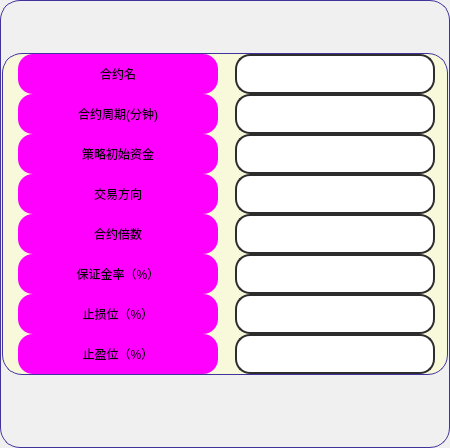
          <widget class="QFrame" name="frame_36">
           <property name="sizePolicy">
            <sizepolicy hsizetype="Expanding" vsizetype="Preferred">
             <horstretch>0</horstretch>
             <verstretch>0</verstretch>
            </sizepolicy>
           </property>
           <property name="minimumSize">
            <size>
             <width>450</width>
             <height>0</height>
            </size>
           </property>
           <property name="maximumSize">
            <size>
             <width>450</width>
             <height>16777215</height>
            </size>
           </property>
           <property name="styleSheet">
            <string notr="true">QFrame {
	background-color: rgb(240, 240, 240);
	border: 1px solid rgb(65, 51, 156);
	border-radius: 20px;
}
QFrame:hover {
	border: 2px solid rgb(255, 85, 0);
}</string>
           </property>
           <property name="frameShape">
            <enum>QFrame::StyledPanel</enum>
           </property>
           <property name="frameShadow">
            <enum>QFrame::Raised</enum>
           </property>
           <layout class="QVBoxLayout" name="verticalLayout_20">
            <property name="spacing">
             <number>1</number>
            </property>
            <property name="leftMargin">
             <number>1</number>
            </property>
            <property name="topMargin">
             <number>1</number>
            </property>
            <property name="rightMargin">
             <number>1</number>
            </property>
            <property name="bottomMargin">
             <number>1</number>
            </property>
            <item>
             <widget class="QFrame" name="frame_16">
              <property name="minimumSize">
               <size>
                <width>0</width>
                <height>50</height>
               </size>
              </property>
              <property name="styleSheet">
               <string notr="true">font: 700 20pt &quot;等线&quot;;
color: rgb(0, 255, 0);
border: none;</string>
              </property>
              <property name="frameShape">
               <enum>QFrame::StyledPanel</enum>
              </property>
              <property name="frameShadow">
               <enum>QFrame::Raised</enum>
              </property>
             </widget>
            </item>
            <item>
             <widget class="QFrame" name="frame_23">
              <property name="styleSheet">
               <string notr="true">QFrame {
	background-color: rgb(248, 248, 219);
	border: 1px solid rgb(65, 51, 156);
	border-radius: 20px;
}
QFrame:hover {
	border: 1px solid rgb(65, 51, 156);
}</string>
              </property>
              <property name="frameShape">
               <enum>QFrame::StyledPanel</enum>
              </property>
              <property name="frameShadow">
               <enum>QFrame::Raised</enum>
              </property>
              <layout class="QHBoxLayout" name="horizontalLayout_5">
               <property name="spacing">
                <number>15</number>
               </property>
               <property name="leftMargin">
                <number>15</number>
               </property>
               <property name="topMargin">
                <number>0</number>
               </property>
               <property name="rightMargin">
                <number>10</number>
               </property>
               <property name="bottomMargin">
                <number>0</number>
               </property>
               <item>
                <widget class="QFrame" name="upper_left_5">
                 <property name="sizePolicy">
                  <sizepolicy hsizetype="Minimum" vsizetype="Expanding">
                   <horstretch>0</horstretch>
                   <verstretch>0</verstretch>
                  </sizepolicy>
                 </property>
                 <property name="minimumSize">
                  <size>
                   <width>205</width>
                   <height>0</height>
                  </size>
                 </property>
                 <property name="maximumSize">
                  <size>
                   <width>205</width>
                   <height>1000</height>
                  </size>
                 </property>
                 <property name="styleSheet">
                  <string notr="true">border:none</string>
                 </property>
                 <property name="frameShape">
                  <enum>QFrame::StyledPanel</enum>
                 </property>
                 <property name="frameShadow">
                  <enum>QFrame::Raised</enum>
                 </property>
                 <layout class="QVBoxLayout" name="verticalLayout_52">
                  <property name="spacing">
                   <number>0</number>
                  </property>
                  <property name="leftMargin">
                   <number>0</number>
                  </property>
                  <property name="topMargin">
                   <number>0</number>
                  </property>
                  <property name="rightMargin">
                   <number>0</number>
                  </property>
                  <property name="bottomMargin">
                   <number>0</number>
                  </property>
                  <item>
                   <widget class="QLabel" name="label_symbol">
                    <property name="minimumSize">
                     <size>
                      <width>200</width>
                      <height>40</height>
                     </size>
                    </property>
                    <property name="maximumSize">
                     <size>
                      <width>200</width>
                      <height>40</height>
                     </size>
                    </property>
                    <property name="styleSheet">
                     <string notr="true">QLabel {
	font: 700 18pt &quot;等线&quot;;
	background-color: rgb(255, 0, 255);
	border-radius: 15px;
}

QLabel:hover{
	border: 3px solid rgb(0, 255, 0);
}
QLabel:disabled{
	color: rgb(0, 0, 0);
	border-color: rgb(166, 166, 166);
    background-color: rgb(186, 186, 186);
}</string>
                    </property>
                    <property name="text">
                     <string>合约名</string>
                    </property>
                    <property name="alignment">
                     <set>Qt::AlignCenter</set>
                    </property>
                    <property name="buddy">
                     <cstring>symbol</cstring>
                    </property>
                   </widget>
                  </item>
                  <item>
                   <widget class="QLabel" name="label_symbol_period">
                    <property name="minimumSize">
                     <size>
                      <width>200</width>
                      <height>40</height>
                     </size>
                    </property>
                    <property name="maximumSize">
                     <size>
                      <width>200</width>
                      <height>40</height>
                     </size>
                    </property>
                    <property name="styleSheet">
                     <string notr="true">QLabel {
	font: 700 18pt &quot;等线&quot;;
	background-color: rgb(255, 0, 255);
	border-radius: 15px;
}

QLabel:hover{
	border: 3px solid rgb(0, 255, 0);
}
QLabel:disabled{
	color: rgb(0, 0, 0);
	border-color: rgb(166, 166, 166);
    background-color: rgb(186, 186, 186);
}</string>
                    </property>
                    <property name="text">
                     <string>合约周期(分钟)</string>
                    </property>
                    <property name="alignment">
                     <set>Qt::AlignCenter</set>
                    </property>
                    <property name="buddy">
                     <cstring>symbol_period</cstring>
                    </property>
                   </widget>
                  </item>
                  <item>
                   <widget class="QLabel" name="label_initial_capital">
                    <property name="minimumSize">
                     <size>
                      <width>200</width>
                      <height>40</height>
                     </size>
                    </property>
                    <property name="maximumSize">
                     <size>
                      <width>200</width>
                      <height>40</height>
                     </size>
                    </property>
                    <property name="styleSheet">
                     <string notr="true">QLabel {
	font: 700 18pt &quot;等线&quot;;
	background-color: rgb(255, 0, 255);
	border-radius: 15px;
}

QLabel:hover{
	border: 3px solid rgb(0, 255, 0);
}
QLabel:disabled{
	color: rgb(0, 0, 0);
	border-color: rgb(166, 166, 166);
    background-color: rgb(186, 186, 186);
}</string>
                    </property>
                    <property name="text">
                     <string>策略初始资金</string>
                    </property>
                    <property name="alignment">
                     <set>Qt::AlignCenter</set>
                    </property>
                    <property name="buddy">
                     <cstring>initial_capital</cstring>
                    </property>
                   </widget>
                  </item>
                  <item>
                   <widget class="QLabel" name="label_orientation">
                    <property name="minimumSize">
                     <size>
                      <width>200</width>
                      <height>40</height>
                     </size>
                    </property>
                    <property name="maximumSize">
                     <size>
                      <width>200</width>
                      <height>40</height>
                     </size>
                    </property>
                    <property name="styleSheet">
                     <string notr="true">QLabel {
	font: 700 18pt &quot;等线&quot;;
	background-color: rgb(255, 0, 255);
	border-radius: 15px;
}

QLabel:hover{
	border: 3px solid rgb(0, 255, 0);
}
QLabel:disabled{
	color: rgb(0, 0, 0);
	border-color: rgb(166, 166, 166);
    background-color: rgb(186, 186, 186);
}</string>
                    </property>
                    <property name="text">
                     <string>交易方向</string>
                    </property>
                    <property name="alignment">
                     <set>Qt::AlignCenter</set>
                    </property>
                    <property name="buddy">
                     <cstring>orientation</cstring>
                    </property>
                   </widget>
                  </item>
                  <item>
                   <widget class="QLabel" name="label_contract_multiples">
                    <property name="minimumSize">
                     <size>
                      <width>200</width>
                      <height>40</height>
                     </size>
                    </property>
                    <property name="maximumSize">
                     <size>
                      <width>200</width>
                      <height>40</height>
                     </size>
                    </property>
                    <property name="styleSheet">
                     <string notr="true">QLabel {
	font: 700 18pt &quot;等线&quot;;
	background-color: rgb(255, 0, 255);
	border-radius: 15px;
}

QLabel:hover{
	border: 3px solid rgb(0, 255, 0);
}
QLabel:disabled{
	color: rgb(0, 0, 0);
	border-color: rgb(166, 166, 166);
    background-color: rgb(186, 186, 186);
}</string>
                    </property>
                    <property name="text">
                     <string>合约倍数</string>
                    </property>
                    <property name="alignment">
                     <set>Qt::AlignCenter</set>
                    </property>
                    <property name="buddy">
                     <cstring>contract_multiples</cstring>
                    </property>
                   </widget>
                  </item>
                  <item>
                   <widget class="QLabel" name="label_margin_rate">
                    <property name="minimumSize">
                     <size>
                      <width>200</width>
                      <height>40</height>
                     </size>
                    </property>
                    <property name="maximumSize">
                     <size>
                      <width>200</width>
                      <height>40</height>
                     </size>
                    </property>
                    <property name="styleSheet">
                     <string notr="true">QLabel {
	font: 700 18pt &quot;等线&quot;;
	background-color: rgb(255, 0, 255);
	border-radius: 15px;
}

QLabel:hover{
	border: 3px solid rgb(0, 255, 0);
}
QLabel:disabled{
	color: rgb(0, 0, 0);
	border-color: rgb(166, 166, 166);
    background-color: rgb(186, 186, 186);
}</string>
                    </property>
                    <property name="text">
                     <string>保证金率（%）</string>
                    </property>
                    <property name="alignment">
                     <set>Qt::AlignCenter</set>
                    </property>
                    <property name="buddy">
                     <cstring>margin_rate</cstring>
                    </property>
                   </widget>
                  </item>
                  <item>
                   <widget class="QLabel" name="label_stop_loss">
                    <property name="minimumSize">
                     <size>
                      <width>200</width>
                      <height>40</height>
                     </size>
                    </property>
                    <property name="maximumSize">
                     <size>
                      <width>200</width>
                      <height>40</height>
                     </size>
                    </property>
                    <property name="styleSheet">
                     <string notr="true">QLabel {
	font: 700 18pt &quot;等线&quot;;
	background-color: rgb(255, 0, 255);
	border-radius: 15px;
}

QLabel:hover{
	border: 3px solid rgb(0, 255, 0);
}
QLabel:disabled{
	color: rgb(0, 0, 0);
	border-color: rgb(166, 166, 166);
    background-color: rgb(186, 186, 186);
}</string>
                    </property>
                    <property name="text">
                     <string>止损位（%）</string>
                    </property>
                    <property name="alignment">
                     <set>Qt::AlignCenter</set>
                    </property>
                    <property name="buddy">
                     <cstring>stop_loss</cstring>
                    </property>
                   </widget>
                  </item>
                  <item>
                   <widget class="QLabel" name="label_stop_profit">
                    <property name="minimumSize">
                     <size>
                      <width>200</width>
                      <height>40</height>
                     </size>
                    </property>
                    <property name="maximumSize">
                     <size>
                      <width>200</width>
                      <height>40</height>
                     </size>
                    </property>
                    <property name="styleSheet">
                     <string notr="true">QLabel {
	font: 700 18pt &quot;等线&quot;;
	background-color: rgb(255, 0, 255);
	border-radius: 15px;
}

QLabel:hover{
	border: 3px solid rgb(0, 255, 0);
}
QLabel:disabled{
	color: rgb(0, 0, 0);
	border-color: rgb(166, 166, 166);
    background-color: rgb(186, 186, 186);
}</string>
                    </property>
                    <property name="text">
                     <string>止盈位（%）</string>
                    </property>
                    <property name="alignment">
                     <set>Qt::AlignCenter</set>
                    </property>
                    <property name="buddy">
                     <cstring>stop_profit</cstring>
                    </property>
                   </widget>
                  </item>
                 </layout>
                </widget>
               </item>
               <item>
                <widget class="QFrame" name="upper_right_5">
                 <property name="sizePolicy">
                  <sizepolicy hsizetype="Minimum" vsizetype="Expanding">
                   <horstretch>0</horstretch>
                   <verstretch>0</verstretch>
                  </sizepolicy>
                 </property>
                 <property name="minimumSize">
                  <size>
                   <width>205</width>
                   <height>0</height>
                  </size>
                 </property>
                 <property name="maximumSize">
                  <size>
                   <width>205</width>
                   <height>1000</height>
                  </size>
                 </property>
                 <property name="styleSheet">
                  <string notr="true">border:none</string>
                 </property>
                 <property name="frameShape">
                  <enum>QFrame::StyledPanel</enum>
                 </property>
                 <property name="frameShadow">
                  <enum>QFrame::Raised</enum>
                 </property>
                 <layout class="QVBoxLayout" name="verticalLayout_41">
                  <property name="spacing">
                   <number>0</number>
                  </property>
                  <property name="leftMargin">
                   <number>0</number>
                  </property>
                  <property name="topMargin">
                   <number>0</number>
                  </property>
                  <property name="rightMargin">
                   <number>0</number>
                  </property>
                  <property name="bottomMargin">
                   <number>0</number>
                  </property>
                  <item>
                   <widget class="QLineEdit" name="symbol">
                    <property name="minimumSize">
                     <size>
                      <width>200</width>
                      <height>40</height>
                     </size>
                    </property>
                    <property name="maximumSize">
                     <size>
                      <width>200</width>
                      <height>40</height>
                     </size>
                    </property>
                    <property name="styleSheet">
                     <string notr="true">QLineEdit {
	border: 2px solid rgb(45, 45, 45);
	border-radius: 15px;
	padding: 5px;
	background-color: rgb(255, 255, 255);	
	color: rgb(0, 0, 0);
	font: 700 18pt &quot;等线&quot;;
}
QLineEdit:hover {
	border: 3px solid rgb(255, 85, 0);
}
QLineEdit:focus {
	border: 3px solid rgb(255, 85, 0);
	color: rgb(255, 0, 0);
}
QLineEdit:disabled{
	color: rgb(0, 0, 0);
	border-color: rgb(166, 166, 166);
    background-color: rgb(186, 186, 186);
}</string>
                    </property>
                   </widget>
                  </item>
                  <item>
                   <widget class="QLineEdit" name="symbol_period">
                    <property name="minimumSize">
                     <size>
                      <width>200</width>
                      <height>40</height>
                     </size>
                    </property>
                    <property name="maximumSize">
                     <size>
                      <width>200</width>
                      <height>40</height>
                     </size>
                    </property>
                    <property name="styleSheet">
                     <string notr="true">QLineEdit {
	border: 2px solid rgb(45, 45, 45);
	border-radius: 15px;
	padding: 5px;
	background-color: rgb(255, 255, 255);	
	color: rgb(0, 0, 0);
	font: 700 18pt &quot;等线&quot;;
}
QLineEdit:hover {
	border: 3px solid rgb(255, 85, 0);
}
QLineEdit:focus {
	border: 3px solid rgb(255, 85, 0);
	color: rgb(255, 0, 0);
}
QLineEdit:disabled{
	color: rgb(0, 0, 0);
	border-color: rgb(166, 166, 166);
    background-color: rgb(186, 186, 186);
}</string>
                    </property>
                   </widget>
                  </item>
                  <item>
                   <widget class="QLineEdit" name="initial_capital">
                    <property name="minimumSize">
                     <size>
                      <width>200</width>
                      <height>40</height>
                     </size>
                    </property>
                    <property name="maximumSize">
                     <size>
                      <width>200</width>
                      <height>40</height>
                     </size>
                    </property>
                    <property name="styleSheet">
                     <string notr="true">QLineEdit {
	border: 2px solid rgb(45, 45, 45);
	border-radius: 15px;
	padding: 5px;
	background-color: rgb(255, 255, 255);	
	color: rgb(0, 0, 0);
	font: 700 18pt &quot;等线&quot;;
}
QLineEdit:hover {
	border: 3px solid rgb(255, 85, 0);
}
QLineEdit:focus {
	border: 3px solid rgb(255, 85, 0);
	color: rgb(255, 0, 0);
}
QLineEdit:disabled{
	color: rgb(0, 0, 0);
	border-color: rgb(166, 166, 166);
    background-color: rgb(186, 186, 186);
}</string>
                    </property>
                   </widget>
                  </item>
                  <item>
                   <widget class="QLineEdit" name="orientation">
                    <property name="minimumSize">
                     <size>
                      <width>200</width>
                      <height>40</height>
                     </size>
                    </property>
                    <property name="maximumSize">
                     <size>
                      <width>200</width>
                      <height>40</height>
                     </size>
                    </property>
                    <property name="styleSheet">
                     <string notr="true">QLineEdit {
	border: 2px solid rgb(45, 45, 45);
	border-radius: 15px;
	padding: 5px;
	background-color: rgb(255, 255, 255);	
	color: rgb(0, 0, 0);
	font: 700 18pt &quot;等线&quot;;
}
QLineEdit:hover {
	border: 3px solid rgb(255, 85, 0);
}
QLineEdit:focus {
	border: 3px solid rgb(255, 85, 0);
	color: rgb(255, 0, 0);
}
QLineEdit:disabled{
	color: rgb(0, 0, 0);
	border-color: rgb(166, 166, 166);
    background-color: rgb(186, 186, 186);
}</string>
                    </property>
                   </widget>
                  </item>
                  <item>
                   <widget class="QLineEdit" name="contract_multiples">
                    <property name="minimumSize">
                     <size>
                      <width>200</width>
                      <height>40</height>
                     </size>
                    </property>
                    <property name="maximumSize">
                     <size>
                      <width>200</width>
                      <height>40</height>
                     </size>
                    </property>
                    <property name="styleSheet">
                     <string notr="true">QLineEdit {
	border: 2px solid rgb(45, 45, 45);
	border-radius: 15px;
	padding: 5px;
	background-color: rgb(255, 255, 255);	
	color: rgb(0, 0, 0);
	font: 700 18pt &quot;等线&quot;;
}
QLineEdit:hover {
	border: 3px solid rgb(255, 85, 0);
}
QLineEdit:focus {
	border: 3px solid rgb(255, 85, 0);
	color: rgb(255, 0, 0);
}
QLineEdit:disabled{
	color: rgb(0, 0, 0);
	border-color: rgb(166, 166, 166);
    background-color: rgb(186, 186, 186);
}</string>
                    </property>
                    <property name="text">
                     <string/>
                    </property>
                   </widget>
                  </item>
                  <item>
                   <widget class="QLineEdit" name="margin_rate">
                    <property name="minimumSize">
                     <size>
                      <width>200</width>
                      <height>40</height>
                     </size>
                    </property>
                    <property name="maximumSize">
                     <size>
                      <width>200</width>
                      <height>40</height>
                     </size>
                    </property>
                    <property name="styleSheet">
                     <string notr="true">QLineEdit {
	border: 2px solid rgb(45, 45, 45);
	border-radius: 15px;
	padding: 5px;
	background-color: rgb(255, 255, 255);	
	color: rgb(0, 0, 0);
	font: 700 18pt &quot;等线&quot;;
}
QLineEdit:hover {
	border: 3px solid rgb(255, 85, 0);
}
QLineEdit:focus {
	border: 3px solid rgb(255, 85, 0);
	color: rgb(255, 0, 0);
}
QLineEdit:disabled{
	color: rgb(0, 0, 0);
	border-color: rgb(166, 166, 166);
    background-color: rgb(186, 186, 186);
}</string>
                    </property>
                    <property name="text">
                     <string/>
                    </property>
                   </widget>
                  </item>
                  <item>
                   <widget class="QLineEdit" name="stop_loss">
                    <property name="minimumSize">
                     <size>
                      <width>200</width>
                      <height>40</height>
                     </size>
                    </property>
                    <property name="maximumSize">
                     <size>
                      <width>200</width>
                      <height>40</height>
                     </size>
                    </property>
                    <property name="styleSheet">
                     <string notr="true">QLineEdit {
	border: 2px solid rgb(45, 45, 45);
	border-radius: 15px;
	padding: 5px;
	background-color: rgb(255, 255, 255);	
	color: rgb(0, 0, 0);
	font: 700 18pt &quot;等线&quot;;
}
QLineEdit:hover {
	border: 3px solid rgb(255, 85, 0);
}
QLineEdit:focus {
	border: 3px solid rgb(255, 85, 0);
	color: rgb(255, 0, 0);
}
QLineEdit:disabled{
	color: rgb(0, 0, 0);
	border-color: rgb(166, 166, 166);
    background-color: rgb(186, 186, 186);
}</string>
                    </property>
                   </widget>
                  </item>
                  <item>
                   <widget class="QLineEdit" name="stop_profit">
                    <property name="minimumSize">
                     <size>
                      <width>200</width>
                      <height>40</height>
                     </size>
                    </property>
                    <property name="maximumSize">
                     <size>
                      <width>200</width>
                      <height>40</height>
                     </size>
                    </property>
                    <property name="styleSheet">
                     <string notr="true">QLineEdit {
	border: 2px solid rgb(45, 45, 45);
	border-radius: 15px;
	padding: 5px;
	background-color: rgb(255, 255, 255);	
	color: rgb(0, 0, 0);
	font: 700 18pt &quot;等线&quot;;
}
QLineEdit:hover {
	border: 3px solid rgb(255, 85, 0);
}
QLineEdit:focus {
	border: 3px solid rgb(255, 85, 0);
	color: rgb(255, 0, 0);
}
QLineEdit:disabled{
	color: rgb(0, 0, 0);
	border-color: rgb(166, 166, 166);
    background-color: rgb(186, 186, 186);
}</string>
                    </property>
                   </widget>
                  </item>
                 </layout>
                </widget>
               </item>
              </layout>
             </widget>
            </item>
            <item>
             <widget class="QFrame" name="frame_59">
              <property name="minimumSize">
               <size>
                <width>0</width>
                <height>70</height>
               </size>
              </property>
              <property name="maximumSize">
               <size>
                <width>16777215</width>
                <height>100</height>
               </size>
              </property>
              <property name="styleSheet">
               <string notr="true">QFrame {
	background-color: rgb(240, 240, 240);
	border: none;
	border-radius: 20px;
}
</string>
              </property>
              <property name="frameShape">
               <enum>QFrame::StyledPanel</enum>
              </property>
              <property name="frameShadow">
               <enum>QFrame::Raised</enum>
              </property>
              <layout class="QHBoxLayout" name="horizontalLayout_31">
               <property name="spacing">
                <number>0</number>
               </property>
               <property name="leftMargin">
                <number>0</number>
               </property>
               <property name="topMargin">
                <number>20</number>
               </property>
               <property name="rightMargin">
                <number>0</number>
               </property>
               <property name="bottomMargin">
                <number>10</number>
               </property>
              </layout>
             </widget>
            </item>
           </layout>
          </widget>
